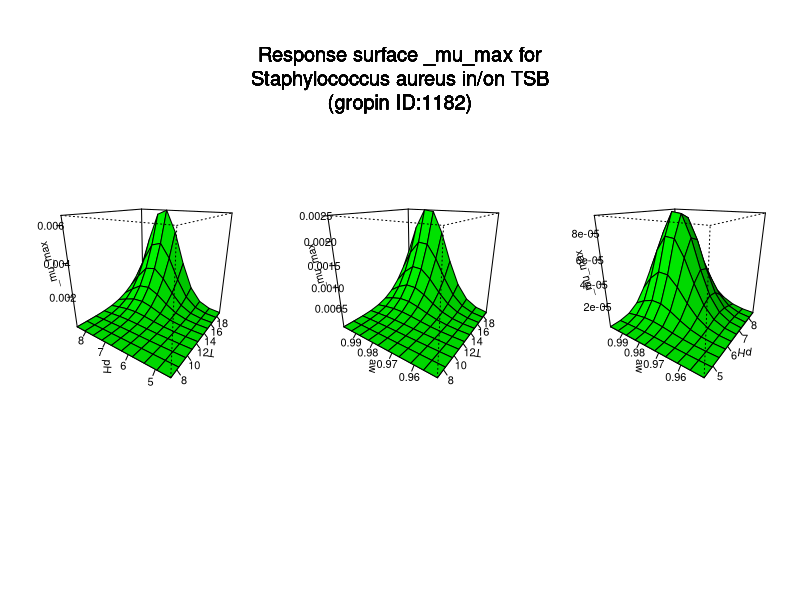

Write R code to recreate this figure.
#############################
# start of Parameter script
#############################
T <- seq(7.007,18.981018981019,length.out=10)
pH <- seq(4.5045,8.49150849150849,length.out=10)
aw <- seq(0.95095,0.998001998001998,length.out=10)
#############################
# end of Parameter script
#############################
############################# 
# start of Model script Gropin ID 1182 
#############################
 
# constant coefficients for this model
 
variables <- data.frame(T,pH,aw)
argumentsPar <- unique.data.frame(expand.grid(variables))
 
# heart of the model
response_surface <- function(T,pH,aw) {
   mumax <-exp((-4137.1+((-102.17)/T)+8327.5*aw+(-4226.1)*aw*aw+10.97*pH+(-0.75*pH*pH)))

	return(mumax=mumax)
} 

# output parameters
responseSurface <- cbind(argumentsPar,response_surface(argumentsPar['T'],argumentsPar['pH'],argumentsPar['aw']))
colnames(responseSurface) <- c(colnames(argumentsPar),'mumax')
#############################
# End of Model script
#############################
############################# 
# start of Visualisation script Gropin ID 1182 
#############################
titleText <-'Response surface _mu_max for
Staphylococcus aureus in/on TSB
(gropin ID:1182)'
argPar1 <- unique.data.frame(expand.grid(T,pH))
argPar2 <- unique.data.frame(expand.grid(T,aw))
argPar3 <- unique.data.frame(expand.grid(pH,aw))
z1 <- matrix(unlist(response_surface(T = argPar1[1],pH = argPar1[2],aw = aw[1])),nrow=10)
z2 <- matrix(unlist(response_surface(T = argPar2[1],aw = argPar2[2],pH = pH[1])),nrow=10)
z3 <- matrix(unlist(response_surface(pH = argPar3[1],aw = argPar3[2],T = T[1])),nrow=10)
# adding precaution if response surface is zero
myZLim1 <- range(z1)
if(myZLim1[1] == myZLim1[2]) myZLim1[2] <- myZLim1[2]+1
myZLim2 <- range(z2)
if(myZLim2[1] == myZLim2[2]) myZLim2[2] <- myZLim2[2]+1
myZLim3 <- range(z3)
if(myZLim3[1] == myZLim3[2]) myZLim3[2] <- myZLim3[2]+1
if(length(T)>1 & length(pH)>1 & length(aw)>1) {
	par(mfrow = c(1,3))
	persp(T,pH,z1,col = 'green',xlab='T',ylab='pH',zlab='_mu_max',zlim=myZLim1,theta=305,phi=20,shade=0.25,ticktype = 'detailed')
	persp(T,aw,z2,col = 'green',xlab='T',ylab='aw',zlab='_mu_max',zlim=myZLim2,theta=305,phi=20,shade=0.25,ticktype = 'detailed')
	persp(pH,aw,z3,col = 'green',xlab='pH',ylab='aw',zlab='_mu_max',zlim=myZLim3,theta=305,phi=20,shade=0.25,ticktype = 'detailed')
	mtext(titleText,outer=T,  cex=1.2, line=-8.5, side=3)
} else {
		myPars <- unique.data.frame(expand.grid(T,pH,aw))
		myZ <-matrix(unlist(response_surface(myPars[,1],myPars[,2],myPars[,3])),nrow=10)
		myZLim <- range(myZ)
if(myZLim[1] == myZLim[2]) myZLim[2] <- myZLim[2]+1
	if(length(aw)==1) {
		persp(T,pH,myZ,col = 'green',xlab='T',ylab='pH',zlab='_mu_max',main=titleText,sub=paste('other variable: aw =',round(aw,digits = 2)),zlim=myZLim,theta=305,phi=20,shade=0.25,ticktype = 'detailed')
	}
	if(length(pH)==1) {
		persp(T,aw,myZ,col = 'green',xlab='T',ylab='aw',zlab='_mu_max',main=titleText,sub=paste('other variable: pH =',round(pH,digits = 2)),zlim=myZLim,theta=305,phi=20,shade=0.25,ticktype = 'detailed')
	}
	if(length(T)==1) {
		persp(pH,aw,myZ,col = 'green',xlab='pH',ylab='aw',zlab='_mu_max',main=titleText,sub=paste('other variable: T =',round(T,digits = 2)),zlim=myZLim,theta=305,phi=20,shade=0.25,ticktype = 'detailed')
	}
}
#############################
# End of Visualisation script
#############################
